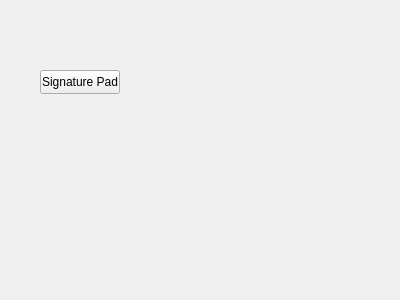
<?xml version="1.0" encoding="UTF-8"?>
<ui version="4.0">
 <class>SignaturePadSettingsWidget</class>
 <widget class="QWidget" name="SignaturePadSettingsWidget">
  <property name="geometry">
   <rect>
    <x>0</x>
    <y>0</y>
    <width>400</width>
    <height>300</height>
   </rect>
  </property>
  <property name="windowTitle">
   <string>Form</string>
  </property>
  <widget class="QPushButton" name="pushButton">
   <property name="geometry">
    <rect>
     <x>40</x>
     <y>70</y>
     <width>80</width>
     <height>24</height>
    </rect>
   </property>
   <property name="text">
    <string>Signature Pad</string>
   </property>
  </widget>
 </widget>
 <resources/>
 <connections/>
</ui>
